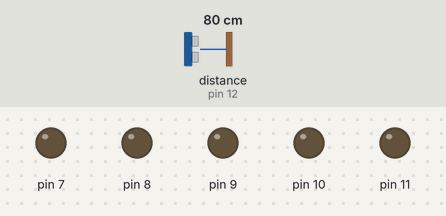
The sketch below on a simulated Arduino Uno, built with avr-gcc and run on an emulated ATmega328P. On the bench: output pins drawn as LEDs (lit = HIGH). Wiring (inferred from the names in the program): ultrasonic range finder: trigger pin 13; echo pin 12. The test bench sets the inputs (shaded band); at power-on: distance to the obstacle (sensor on pin 12) 80 cm. The echo pulse lasts 58.3 µs per cm; pins used as bus, display or sensor lines are not drawn.

Above: at 1.2 s.
1.3 s: distance to the obstacle (sensor on pin 12) set to 56 cm
3.0 s: distance to the obstacle (sensor on pin 12) set to 47 cm
At 4.0 s:
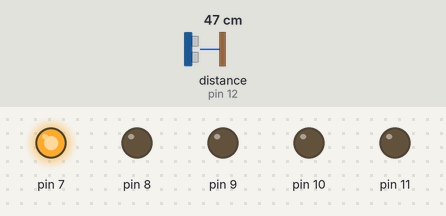
4.8 s: distance to the obstacle (sensor on pin 12) set to 37 cm
At 6.1 s:
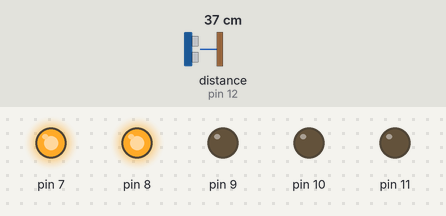
6.6 s: distance to the obstacle (sensor on pin 12) set to 33 cm
8.1 s: distance to the obstacle (sensor on pin 12) set to 28 cm
At 9.6 s:
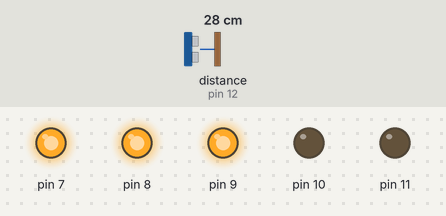
9.9 s: distance to the obstacle (sensor on pin 12) set to 35 cm
At 11.5 s:
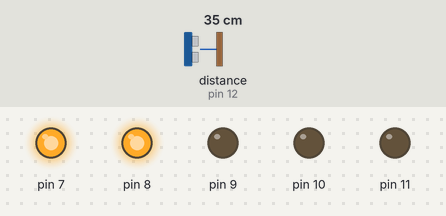
Timing chart, 0 to 12.8 s (numbered marks = the images above; inputs shaded):
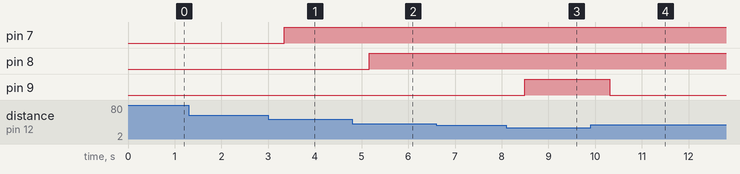

Measured:
- the behaviour switches between 52 and 51 cm on distance to the obstacle (sensor on pin 12) (found by bisection; images 0 and 1)
- the behaviour switches between 42 and 41 cm on distance to the obstacle (sensor on pin 12) (found by bisection; images 1 and 2)
- the behaviour switches between 32 and 31 cm on distance to the obstacle (sensor on pin 12) (found by bisection; images 2 and 3)
- after the input at 1.3 s, every drawn part: stays the same
- after the input at 3.0 s, pin 7: LOW → HIGH after 0.35 s
- after the input at 4.8 s, pin 8: LOW → HIGH after 0.37 s
- after the input at 6.6 s, every drawn part: stays the same
- after the input at 8.1 s, pin 9: LOW → HIGH after 0.40 s
- after the input at 9.9 s, pin 9: HIGH → LOW after 0.41 s

The sketch:

distance-sound_measuring.ino
```cpp
#define trigPin 13
#define echoPin 12


void setup() {
  // put your setup code here, to run once:

Serial.begin(9600);
pinMode(trigPin,OUTPUT);
pinMode(echoPin,INPUT);
pinMode(11,OUTPUT);
pinMode(10,OUTPUT);
pinMode(9,OUTPUT);
pinMode(8,OUTPUT);
pinMode(7,OUTPUT);

}

void loop() {
  // put your main code here, to run repeatedly:
long duration,distance;
digitalWrite(trigPin,LOW);
delayMicroseconds(2);
digitalWrite(trigPin,HIGH);
delayMicroseconds(10);
digitalWrite(trigPin,LOW);
duration = pulseIn(echoPin,HIGH);
distance = (duration/2)/ 29.1;
delay(300);

  if(distance<=10)
  (digitalWrite(11,HIGH));
  else(digitalWrite(11,LOW));
  if(distance<=20)
  (digitalWrite(1,HIGH));
  else(digitalWrite(1,LOW));
  if(distance<=30)
  (digitalWrite(9,HIGH));
  else(digitalWrite(9,LOW));
  if(distance<=40)
  (digitalWrite(8,HIGH));
  else(digitalWrite(8,LOW));
if(distance<=50)
  (digitalWrite(7,HIGH));
  else(digitalWrite(7,LOW));
}
```
